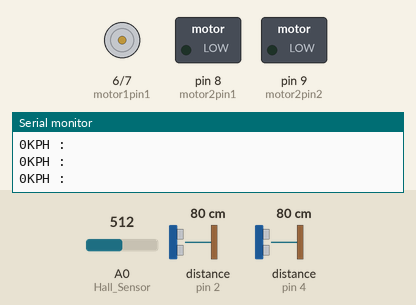
A sketch run on a simulated Arduino Uno, built with avr-gcc and run on an emulated ATmega328P. Shown: motor-driver pin pairs drawn as motors (green arrow = first pin HIGH = forward, orange = second pin HIGH = backward, longer = more drive), switched loads named in the sketch (green lamp = pin HIGH), the last lines printed to the serial monitor. Wiring (inferred from the names in the program): 2 × ultrasonic range finder: trigger pin 3, echo pin 2 / trigger pin 5, echo pin 4. Inputs (shaded band) come from the test bench; at power-on: distance to the obstacle (sensors on pin 2, pin 4) 80 cm, A0 (Hall_Sensor) = 512. The echo pulse lasts 58.3 µs per cm; pins used as bus, display or sensor lines are not drawn.

Above: at 1.2 s.
1.3 s: distance to the obstacle (sensor on pin 2) set to 17 cm
4.3 s: distance to the obstacle (sensor on pin 2) set to 13 cm
At 5.7 s:
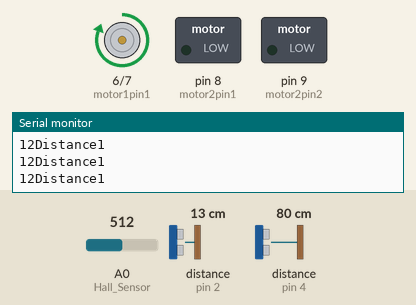
Timing chart, 0 to 7.3 s (numbered marks = the images above; inputs shaded):
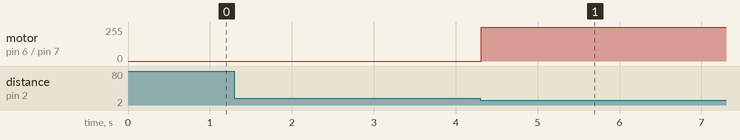

Measured:
- the behaviour switches between 15 and 14 cm on distance to the obstacle (sensor on pin 2) (found by bisection; images 0 and 1)
- after the input at 4.3 s, motor on pin 6 (motor1pin1) / pin 7 (motor1pin2): stopped → forward 255/255 at once

The sketch:

main.ino
```cpp
#define Hall_Sensor A0

const bool USE_MPH = true;
const int WHEEL_DIAMETER = 18;
const int RPM_SAMPLE_PERIOD = 10;
const int MIN_KPH = 4;
const int MIN_HIEGHT = 14;
const int MAX_HIEGHT = 50;

#define echoPin1 2
#define trigPin1 3

#define echoPin2 4
#define trigPin2 5

int motor1pin1 = 6;
int motor1pin2 = 7;

int motor2pin1 = 8;
int motor2pin2 = 9;

long duration1;
int distance1;

long duration2;
int distance2;

int get_distance1();
int get_distance2();

void setup()
{
  pinMode(trigPin1, OUTPUT);
  pinMode(echoPin1, INPUT);

  pinMode(trigPin2, OUTPUT);
  pinMode(echoPin2, INPUT);

  pinMode(motor1pin1, OUTPUT);
  pinMode(motor1pin2, OUTPUT);

  pinMode(motor2pin1, OUTPUT);
  pinMode(motor2pin2, OUTPUT);

  Serial.begin(115200);
}

void loop()
{

    static bool firstTime = true;
    static long thisMagValue = 0;
    static int rpm = 0;
    static long mph = 0;
    static long kph = 0;
    static float magnetCount = 0.00;
    static unsigned long timeOld = 0;

    long previousMagValue = thisMagValue;
    thisMagValue = analogRead(Hall_Sensor);

    if(!firstTime)
    {
        //delay(500);
        int change = abs(thisMagValue-previousMagValue);

        if (change > 1000)
        {
            ++magnetCount;
        }
        // Every RPM_SAMPLE_PERIOD seconds we reset the magnetData array to 0
        if(floor((millis()-timeOld)/1000)==RPM_SAMPLE_PERIOD)
        {
            timeOld = millis();
            magnetCount = 0;
        }
        if(abs((((float)(millis()-timeOld)/1000)/60))>0.01)
        {
            rpm = (magnetCount/2) / (((float)(millis()-timeOld)/1000)/60);
        }
        delay(15);
        kph = ((WHEEL_DIAMETER * PI)* rpm) / 1666.67;
        Serial.println("KPH :");
        Serial.print(kph);

        if(kph<MIN_KPH){
          int dist1 = get_distance1();
          int dist2 = get_distance2();
            while(dist1<MIN_HIEGHT | dist2<MIN_HIEGHT){
              if(dist1<MIN_HIEGHT){
              digitalWrite(motor1pin1, HIGH);
              digitalWrite(motor1pin2, LOW);
              delay(100);
              Serial.println("Distance1");
              Serial.print(dist1);
              dist1 = get_distance1();
              }
              if(distance2<MIN_HIEGHT){
                digitalWrite(motor2pin1, HIGH);
                digitalWrite(motor2pin2, LOW);
                delay(100);
                Serial.println("Distance2");
                Serial.print(dist2);
                dist2 = get_distance2();
              }
            }
        }
        else if(kph>MIN_KPH){
          int dist1 = get_distance1();
          int dist2 = get_distance2();
          if(dist1<MAX_HIEGHT){
            while(dist1<MAX_HIEGHT){
              digitalWrite(motor1pin1, LOW);
              digitalWrite(motor1pin2, HIGH);
              delay(100);
              Serial.println("Distance1");
              Serial.print(dist1);
              dist1 = get_distance1();
            }
          }
          if(distance2<MAX_HIEGHT){
            while(dist2<MAX_HIEGHT){
              digitalWrite(motor2pin1, LOW);
              digitalWrite(motor2pin2, HIGH);
              delay(100);
              Serial.println("Distance2");
              Serial.print(dist2);
              dist2 = get_distance2();
            }
          }
        }
    }

    firstTime = false;
}
int get_distance1(){
  digitalWrite(trigPin1, LOW);
  delayMicroseconds(2);
  digitalWrite(trigPin1, HIGH);
  delayMicroseconds(10);
  digitalWrite(trigPin1, LOW);
  duration1 = pulseIn(echoPin1, HIGH);
  distance1 = duration1 * 0.034 / 2;
  return distance1;
}
int get_distance2(){
  digitalWrite(trigPin2, LOW);
  delayMicroseconds(2);
  digitalWrite(trigPin2, HIGH);
  delayMicroseconds(10);
  digitalWrite(trigPin2, LOW);
  duration2 = pulseIn(echoPin2, HIGH);
  distance2 = duration2 * 0.034 / 2;
  return distance2;
}
```
